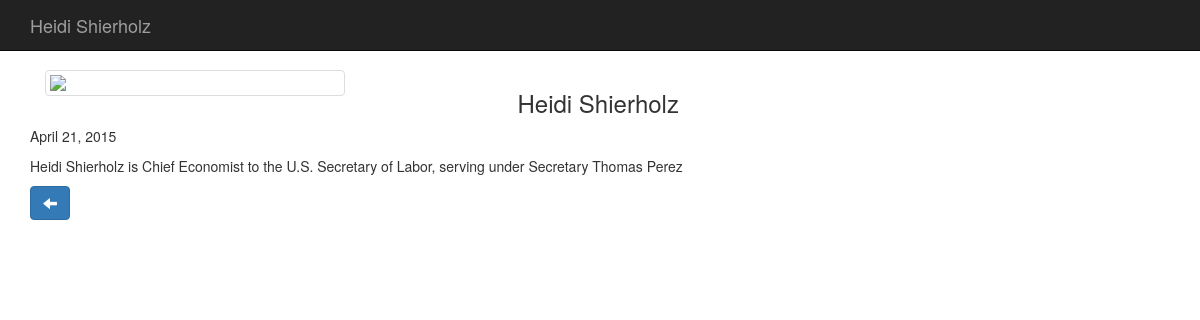
/bio/2, run on the app's committed database.
### hello/models.py (models this page shows)
class Person(models.Model):
    first_name=models.CharField(max_length=80)
    last_name=models.CharField(max_length=80)
    bio=models.TextField(blank=True)
    DOB=models.DateField(blank=True,null=True)
    person_depart = models.ForeignKey(Departments)
    image=models.URLField(blank=True,null=True)
    def __str__(self):
        buf = self.first_name+" "+self.last_name
        return buf

### hello/views.py (the view)
# urls.py: url(r'^bio/([0-9]+)$','hello.views.bio',name='bio'),
def bio(request,id):
    p=Person.objects.get(id=id)
    return render(request,"bio.html",{
        'bio': p
    })

### templates/bio.html (shortened to what this page needs)
{% extends "index.html" %}
{% block title %}
    {% block text-info %}
        {{ bio }}
    {% endblock %}
{% endblock %}
{% block content %}
    {% block people_list %}
    <div class="container">
        <div class="row">
            <div class="col-md-5">
                {% if bio.image %}
                    <img class="img-thumbnail" src="{{ bio.image }}" width="300">
                    {% endif %}
            </div>
            <div>
                <h3>{{ bio.first_name }} {{ bio.last_name }}</h3>
                <p>{{ bio.DOB }}</p>
                <p>{{ bio.bio }}</p>
                <a class="btn btn-primary" href="/department/{{ bio.person_depart_id }}"><span class="glyphicon glyphicon-arrow-left"></span></a>
            </div>
        </div>
    </div>
    {% endblock %}
{% endblock %}

### static/css/portfolio.css (style rules this page uses)
body { padding-top: 70px; }

### data on the page
Person: first_name+last_name "Heidi Shierholz", first_name "Heidi", last_name "Shierholz", DOB "April 21, 2015", bio "Heidi Shierholz is Chief Economist to the U.S. Secretary of Labor, serving under Secretary Thomas Perez"
